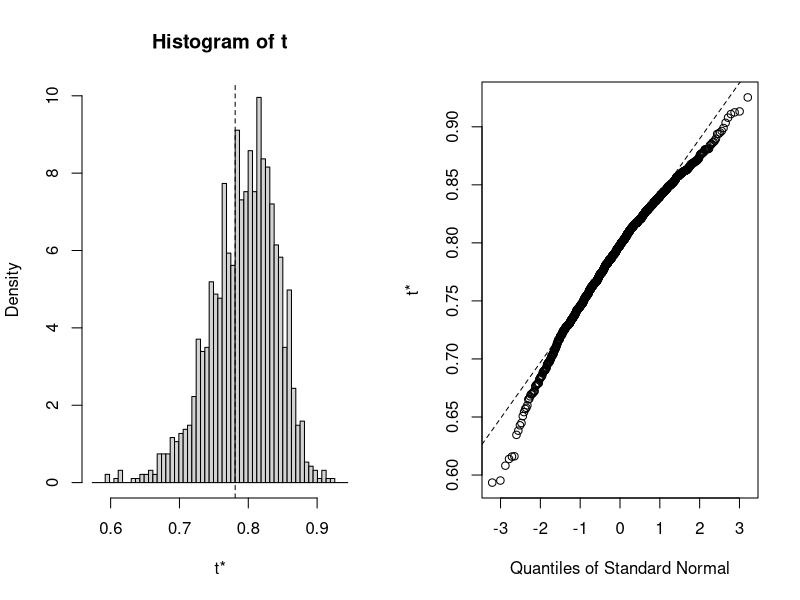

The R script that drew this image:
## ---- chunk 1
test <- binom.test(x=420, n=16180, p = 0.0518, conf.level = 0.99)
test$p.value
## ---- chunk 2
binom.test(980, 18930, conf.level = 0.99)$conf.int
## ---- chunk 3
binom.test(420, 16180, conf.level = 0.99)$conf.int
## ---- chunk 4
library(boot)
# Creating Function to obtain R-Squared from the data
r_squared <- function(formula, data, indices) {
val <- data[indices,] # selecting sample with boot 
fit <- lm(formula, data=val)
return(summary(fit)$r.square)
} 
# Performing 1500 replications with boot 
output <- boot(data=mtcars, statistic=r_squared, 
R=1500, formula=mpg~wt+disp)
# Plotting the output
output 
plot(output)
# Obtaining a confidence interval of 95%
boot.ci(output, type="bca")


